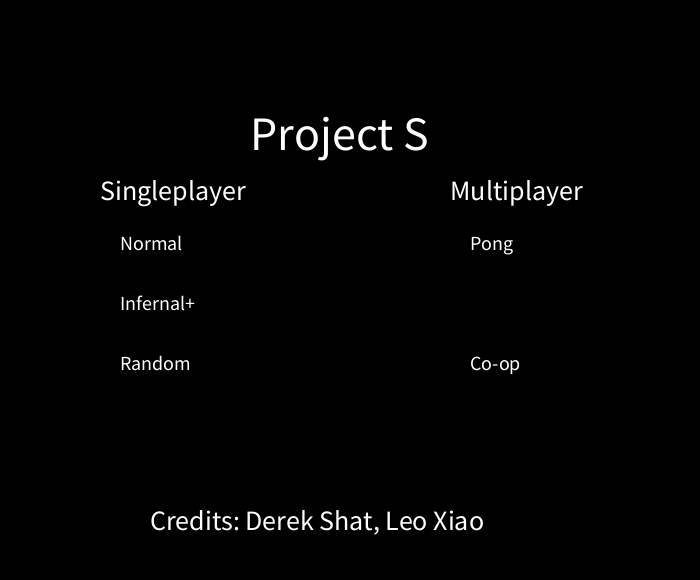
Frame 1 (no input)
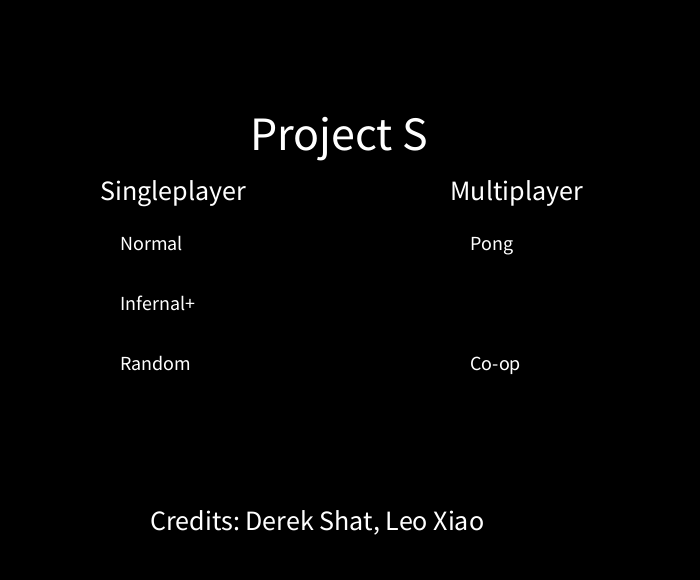
Frame 60 (the mouse pressed at the canvas centre just before this capture)
Frame 120 (the mouse held since frame 60 and released just before this capture): identical to frame 60, image omitted

The Processing sketch that drew these frames (run headless with seeded random() and noise(); from frame 60 on, the mouse is pressed at the canvas centre):

// Processing sketch: standalone_screen_code
// ── standalone_screen_code.pde
int screen = 0;
int bigFont = 48;
int mediumFont = 28;
int smallFont= 20;

float mouseLoc;

int normalDiffScreen = 1;
int infernoDiffScreen = 2;
int randomDiffScreen = 3;
int pongScreen = 4;
int coopScreen = 5;

//Set up the window for the sketch
void setup() {
  size(700, 580);
}

void draw() {
  screen();
}

void screen() {
  if (screen == 0) {
    background(0);

    fill(255);

    textSize(bigFont);
    text("Project S", width/2-100, 150);

    textSize(mediumFont);
    text("Singleplayer", width/2-250, 200);

    textSize(smallFont);
    text("Normal", width/2-230, 250);

    textSize(smallFont);
    text("Infernal+", width/2-230, 310);

    textSize(smallFont);
    text("Random", width/2-230, 370);

    textSize(mediumFont);
    text("Multiplayer", width/2+100, 200);

    textSize(smallFont);
    text("Pong", width/2+120, 250);

    textSize(smallFont);
    text("Co-op", width/2+120, 370);

    textSize(mediumFont);
    text("Credits: Derek Shat, Leo Xiao", width/2-200, 530);
  }
  fill(0, 0, 0, 0);
  noStroke(); //normal diff button
  rect(120, 228, 90, 30); 

  noStroke(); //inferno diff button
  rect(120, 288, 90, 30);

  noStroke(); //random diff button
  rect(120, 348, 90, 30);

  noStroke(); //pong button
  rect(465, 228, 90, 30);

  noStroke(); //co op music
  rect(465, 348, 90, 30);


  if (screen == normalDiffScreen) {

  }
    if (screen == infernoDiffScreen) {

  }
    if (screen == randomDiffScreen) {
      
  }
    if (screen == pongScreen) {

  }
    if (screen == coopScreen) {
  }
  
}

void mousePressed() {
  mouseLoc = dist(mouseX, mouseY, 120, 228);
  if (mouseLoc <= 90) {
    screen = normalDiffScreen;
  }

  mouseLoc = dist(mouseX, mouseY, 120, 288);
  if (mouseLoc <= 90) {
    screen = infernoDiffScreen;
  }

  mouseLoc = dist(mouseX, mouseY, 120, 348);
  if (mouseLoc <= 90) {
    screen = randomDiffScreen;
  }

  mouseLoc = dist(mouseX, mouseY, 465, 228);
  if (mouseLoc <= 90) {
    screen = pongScreen;
  }

  mouseLoc = dist(mouseX, mouseY, 465, 348);
  if (mouseLoc <= 90) {
    screen = coopScreen;
  }
}
